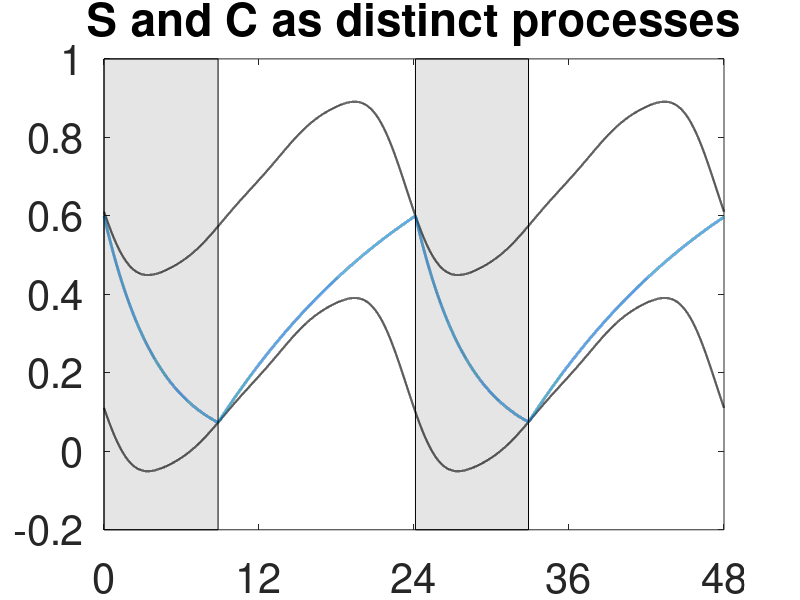

Recreate this plot in MATLAB.
%parameters
dt= 0.001; %time step
T=48; %Total time (hours)
t= 0:dt:T;


%Circadian process equation

alpha= -0.6;%alpha is a phase shift that specifies the distance from the circadian max.
%alpha chosen so switch from sleep to wake occurs at appropriate time
omega= 2*pi/24;
C=0.97*sin(omega*(t-alpha))+0.22*sin(2*omega*(t-alpha))+0.07*sin(3*omega*(t-alpha))+0.03*sin(4*omega*(t-alpha))+0.001*sin(5*omega*(t-alpha));


%lower threshold parameters
H0minus = 0.17;
H0plus= 0.67;
a= -0.22; %amplitude of the sine wave
Hminus = H0minus + a*C;
Hplus= H0plus+a*C;



%Homeostatic process (H) parameters
tau_s= 4.2; %sleep time constant-leads to faster dissipation of sleep pressure
tau_w= 18.2; %awake time constant- slower build up of sleep pressure 
U_t =1; %U_t is the upper asymptote i.e the value H would reach if no switch to sleep occured
H0= 0.6;




% initialize H before the loop
H= zeros(size(t));
H(1)=H0;
wake = 0;

for i=2:length(t)

    if wake==1 
        Hnew = U_t+(H(i-1)-U_t)*exp(-dt/tau_w); %when awake update Hnew with wake equation
    elseif wake==0
        Hnew = H(i-1) * exp(-dt/tau_s); %when asleep update Hnew with sleep equation 
   
    end

    if Hplus(i)>Hnew %H is below upper limit
        if Hminus(i)<Hnew
            H(i) = Hnew; %if H is above the lower limit then H assigned to either awake or sleep equation
        else
            wake = 1; %if its below then you must need to switch from alseep to awake
            H(i) = U_t+(H(i-1)-U_t)*exp(-dt/tau_w); %awake
        end
    else
        wake = 0; 
        H(i) = H(i-1) * exp(-dt/tau_s); %otherwise only sleep when already asleep 
    end

end 

%defining shaded region
sleep=(zeros(size(t)));
sleep(1)= 1;
for i=2:length(t)
    if H(i) == H(i-1) * exp(-dt/tau_s) % if asleep
        sleep(i) = 1; % mark as asleep
    else
        sleep(i) = 0; % mark as awake
    end
end

% Define x coordinates for sleep periods
x_rect1 = [];
x_rect2 = [];

for i = 1:length(t)
x_rect1([1, 4])= 0;
    if sleep(i+1) == 0 && sleep(i) == 1 % First time waking up
        x_rect1([2,3]) = t(i);
        if length(x_rect1) == 4 %Only keep pairs of start and end times
            break; % Exit loop if we have two pairs
        end
    end 
end 


for i=9000:length(t)
if sleep(i+1) == 1 && sleep(i) == 0 % First time entering sleep
        x_rect2([1,4]) = t(i);
    elseif sleep(i+1) == 0 && sleep(i) == 1 % First time waking up
        x_rect2([2,3]) = t(i);
        if length(x_rect2) == 4 %Only keep pairs of start and end times
            break; % Exit loop if we have two pairs
        end
    end
end

y_rect1= [1,1,-0.2,-0.2];
y_rect2= [1,1,-0.2,-0.2];

%Plotting results 
close all;

plot(t, Hplus, 'black', 'LineWidth', 1.5);
hold on
plot(t, Hminus, 'black', 'LineWidth', 1.5);
hold on
plot(t, H, 'LineWidth', 2);
xlim([0, 48]);
xticks(0:12:48); 
ylim([-0.2, 1]);
yticks(-0.2:0.2:1);
title('S and C as distinct processes', 'FontSize', 30);
set(gca, 'FontSize', 30); 
hold on
fill(x_rect1,y_rect1,'k','FaceAlpha',0.1)
fill(x_rect2,y_rect2,'k','FaceAlpha',0.1)
hold off
